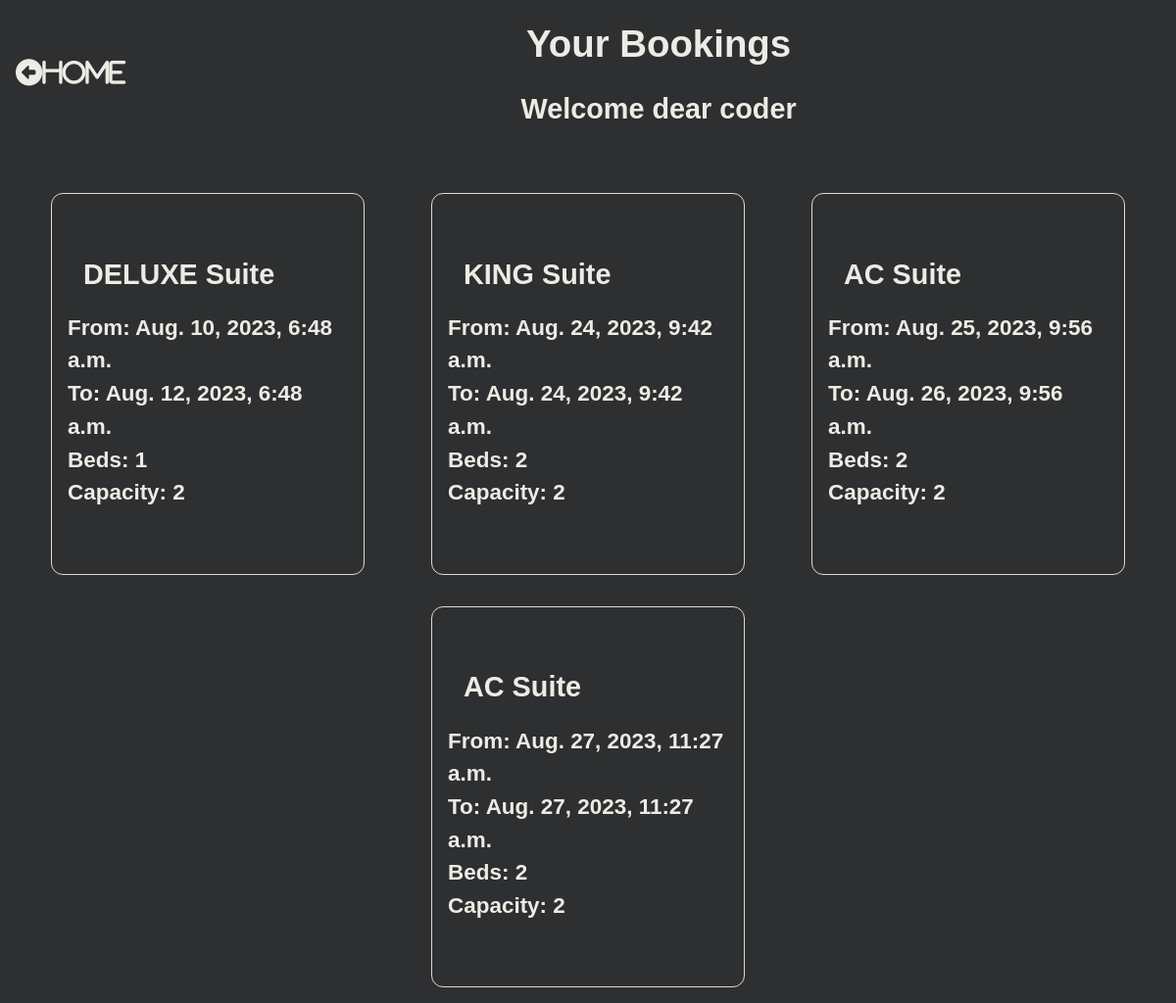
/booking_list/ (signed in), run on the app's committed database.
### hotel/models.py (models this page shows, shortened)
class Booking(models.Model):
    user = models.ForeignKey(settings.AUTH_USER_MODEL, on_delete=models.CASCADE)
    room = models.ForeignKey(Room, on_delete=models.CASCADE)
    check_in = models.DateTimeField()
    check_out = models.DateTimeField()
    def get_room_category(self):
        room_categories = dict(self.room.ROOM_CATEGORIES)
        room_category = room_categories.get(self.room.category)
        return room_category
    def get_cancel_booking_url(self):
        return reverse_lazy('hotel:CancelBookingView', args=[self.pk, ])

class Room(models.Model):
    ROOM_CATEGORIES  = (
        ('YAC', 'AC'),
        ('NAC', 'NON-AC'),
        ('DEL', 'DELUXE'),
        ('QUE', 'QUEEN'),
        ('KIN', 'KING'),
    )
    number = models.IntegerField()
    category = models.CharField(max_length=50, choices=ROOM_CATEGORIES)
    beds = models.IntegerField()
    capacity = models.IntegerField()

### hotel/views.py (the view)
# urls.py: path('booking_list/', BookingListView.as_view(), name="BookingListView"),
class BookingListView(ListView):
    model = Booking
    template_name = "booking_list_view.html"
    def  get_queryset(self, *args, **kwargs):
        if self.request.user.is_staff:
            booking_list = Booking.objects.all()
            return booking_list
        else:
            booking_list = Booking.objects.filter(user=self.request.user)
            return booking_list

### hotel/templates/booking_list_view.html (shortened to what this page needs)
{% load static %}
<!DOCTYPE html>
<html lang="en">
<head>
    <link rel="stylesheet" href="{% static 'hotel/css/booking_list_view.css' %}">
</head>
<body>
    <div class="content">
        <div class="header">
            <div class="headings">
                <h1>Your Bookings</h1>
                <h2>Welcome dear {{user}}</h2>
            </div>
            <div class="home">
                <div class="home">
                    <a href="{% url 'hotel:RoomListView' %}"><i class="fas fa-arrow-alt-circle-left">Home</i></a>
                </div>
            </div>
        </div>
        <div class="bookings">
            {% for booking in booking_list %}
            <div class="booking">
                <div class="category">
                    <h2>{{booking.get_room_category}} Suite</h2>
                </div>
                <div class="from">
                    <h3>From: {{booking.check_in}}</h3>
                </div>
                <div class="to">
                    <h3>To: {{booking.check_out}}</h3>
                </div>
                <div class="beds">
                    <h3>Beds: {{booking.room.beds}}</h3>
                </div>
                <div class="capacity">
                    <h3>Capacity: {{booking.room.capacity}}</h3>
                </div>
                <div class="cancel"><a href="{{booking.get_cancel_booking_url}}" class="invisible"></a></div>
            </div>
            {% endfor %}
        </div>
</body>
</html>

### hotel/static/hotel/css/booking_list_view.css (style rules this page uses)
* { padding:0; margin:0; box-sizing: border-box; }
body { font-family: sans-serif; background-color: rgb(46, 47, 48); color: rgb(236, 235, 228); line-height: 1.5; font-size: 1.2rem; text-align: center; }
.content { display: flex; flex-direction: column; }
.header { flex: 1; display: flex; flex-flow: row-reverse wrap; justify-content: space-evenly; align-items: center; }
.headings { flex:1.5; }
.home { flex:0.1; }
.bookings { margin-top: 2rem; flex:1; display: flex; flex-direction: row; flex-wrap: wrap; justify-content: space-evenly; }
.booking { flex:1; max-width:20vw; min-width: 20rem; text-align: left; border: 1px solid #dbdbdb; padding:1rem; border-radius: 0.75rem; margin:1rem; }
a i { margin: 1rem; color:rgb(236, 235, 228); text-decoration: none; }
.home a i { font-size: 1.7rem; }
h1,h2 { margin:1rem; }

### data on the page
Booking: get_room_category "DELUXE", check_in "Aug. 10, 2023, 6:48 a.m.", check_out "Aug. 12, 2023, 6:48 a.m.", room.beds "1", room.capacity "2"
Booking: get_room_category "KING", check_in "Aug. 24, 2023, 9:42 a.m.", check_out "Aug. 24, 2023, 9:42 a.m.", room.beds "2", room.capacity "2"
Booking: get_room_category "AC", check_in "Aug. 25, 2023, 9:56 a.m.", check_out "Aug. 26, 2023, 9:56 a.m.", room.beds "2", room.capacity "2"
Booking: get_room_category "AC", check_in "Aug. 27, 2023, 11:27 a.m.", check_out "Aug. 27, 2023, 11:27 a.m.", room.beds "2", room.capacity "2"

### other printed values
{{ user }} "coder"
